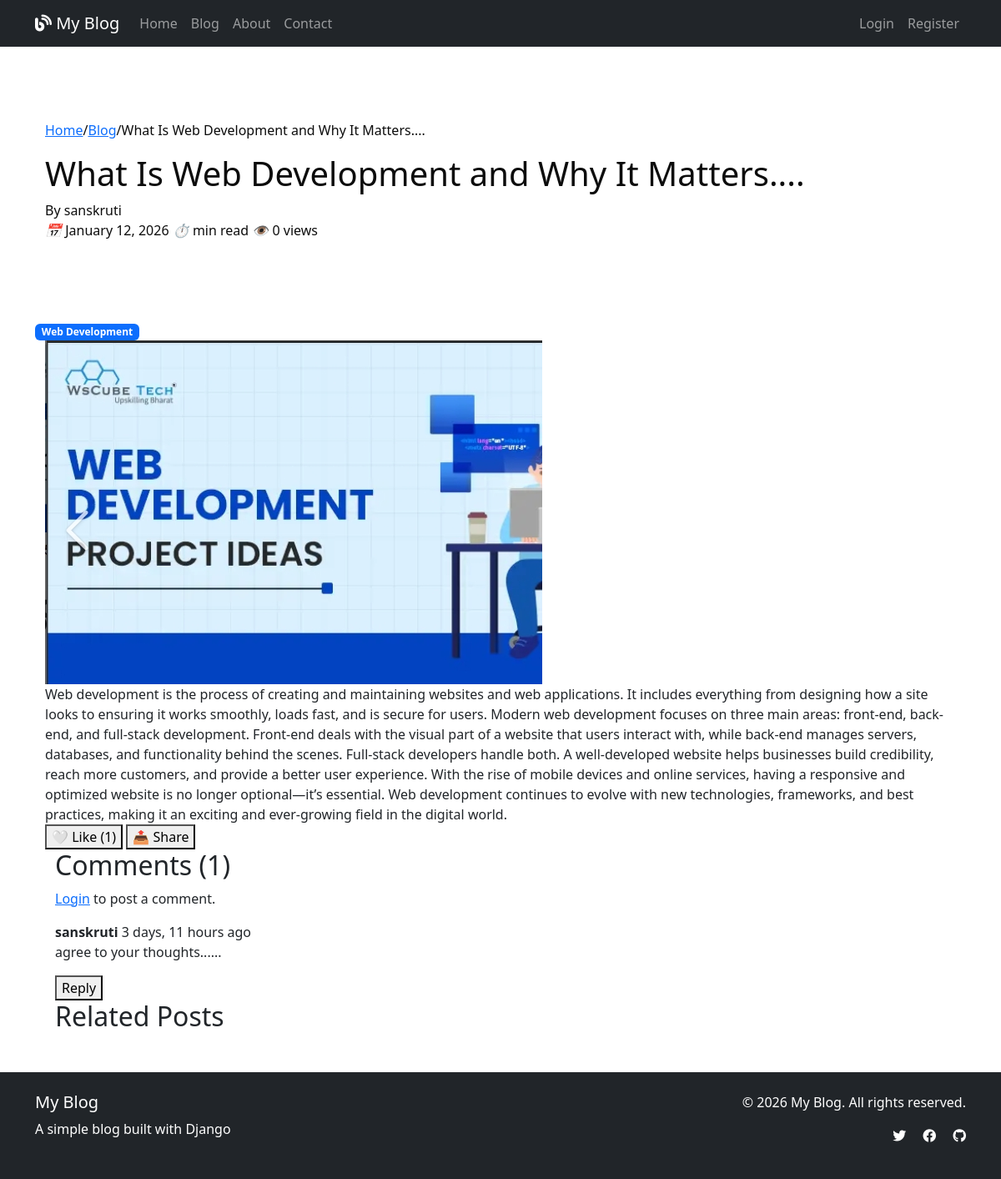
The app's page /blog/post/what-is-web-development-and-why-it-matters-d8c3cc31/ with its own data.
### blog/models.py (models this page shows, shortened)
class Post(models.Model):
    STATUS_CHOICES = [
        ('draft', 'Draft'),
        ('published', 'Published'),
    ]
    title = models.CharField(max_length=200)
    slug = models.SlugField(unique_for_date='publish_date', blank=True)
    author = models.ForeignKey(User, on_delete=models.CASCADE, related_name='blog_posts')
    content = models.TextField()
    excerpt = models.TextField(max_length=300, blank=True)
    category = models.ForeignKey(Category, on_delete=models.SET_NULL, null=True, blank=True, related_name='posts')
    tags = models.ManyToManyField(Tag, related_name='posts', blank=True)
    created_date = models.DateTimeField(auto_now_add=True)
    updated_date = models.DateTimeField(auto_now=True)
    publish_date = models.DateTimeField(default=timezone.now)
    status = models.CharField(max_length=10, choices=STATUS_CHOICES, default='draft')
    featured = models.BooleanField(default=False)
    image = models.ImageField(upload_to='blog_images/', blank=True, null=True)
    meta_title = models.CharField(max_length=200, blank=True)
    meta_description = models.CharField(max_length=300, blank=True)
    views = models.PositiveIntegerField(default=0)
    likes = models.ManyToManyField(
        User,
        related_name='post_likes',
        blank=True)
    class Meta:
        ordering = ['-publish_date']
        indexes = [
            models.Index(fields=['publish_date', 'status']),
            models.Index(fields=['slug']),
            models.Index(fields=['author']),
        ]

class Category(models.Model):
    name = models.CharField(max_length=100)
    slug = models.SlugField(unique=True)
    description = models.TextField(blank=True)
    def get_absolute_url(self):
        return reverse('category_posts', kwargs={'slug': self.slug})

### comments/models.py (models this page shows, shortened)
class Comment(models.Model):
    post = models.ForeignKey('blog.Post', on_delete=models.CASCADE,
                             related_name='comments')
    author = models.ForeignKey(User, on_delete=models.CASCADE)
    content = models.TextField()
    created_date = models.DateTimeField(auto_now_add=True)
    updated_date = models.DateTimeField(auto_now=True)
    active = models.BooleanField(default=True)
    class Meta:
        ordering = ['created_date']

### blog/views.py (the view)
# urls.py: path('post/<slug:slug>/', views.post_detail, name='post_detail'),
def post_detail(request, slug):
    post = get_object_or_404(Post, slug=slug)
    if request.method == 'POST':
        form = CommentForm(request.POST)
        if form.is_valid():
            comment = form.save(commit=False)
            comment.post = post
            comment.author = request.user
            comment.save()
            messages.success(request, 'Comment added!')
            return redirect('post_detail', slug=post.slug)
    else:
        form = CommentForm()
    comments = post.comments.filter(active=True)
    context = {
        'post': post,
        'comments': comments,
        'form': form,
    }
    return render(request, 'blog/post_detail.html', context)

### blog/context_processors.py (called while the page is built)
def categories(request):
    return {
        'categories': Category.objects.all()
    }

### templates/blog/post_detail.html (shortened to what this page needs)
{% extends 'base.html' %}
{% block content %}
<header class="post-header">
    <div class="container">
        <div class="breadcrumb">
            <a href="{% url 'home' %}">Home</a> /
            <a href="{% url 'post_list' %}">Blog</a> /
            <span>{{ post.title }}</span>
        </div>
        <h1>{{ post.title }}</h1>
        <div class="post-meta-large">
            <div class="author-info">
                <span>By {{ post.author.username }}</span>
            </div>
            <div class="meta-details">
                <span><i>📅</i> {{ post.publish_date|date:"F d, Y" }}</span>
                <span><i>⏱️</i> {{ post.read_time }} min read</span>
                <span><i>👁️</i> {{ post.views }} views</span>
            </div>
        </div>
    </div>
</header>
{% if post.category %}
<span class="post-category">
    <a href="{{ post.category.get_absolute_url }}" class="badge bg-primary text-decoration-none">
        {{ post.category.name }}
    </a>
</span>
{% endif %}
<article class="post-content-full container">
    {% if post.image %}
    <div class="featured-image">
        <img src="{{ post.image.url }}" alt="{{ post.title }}">
    </div>
    {% endif %}
    <div class="post-body">
        {{ post.content|safe }}
    </div>
   <div class="post-actions">
    <form method="post" action="{% url 'like_post' post.slug %}" class="d-inline">
        <button type="submit" class="btn-like">
            {% if user.is_authenticated and user in post.likes.all %}
                ❤️ Unlike ({{ post.likes.count }})
            {% else %}
                🤍 Like ({{ post.likes.count }})
            {% endif %}
        </button>
    </form>
    <button class="btn-share" onclick="sharePost('{{ post.title|escapejs }}')">
        📤 Share
    </button>
</div>
<section class="comments-section container">
    <h2>Comments ({{ post.comments.count }})</h2>
    {% if user.is_authenticated %}
    <form class="comment-form" method="POST" action="{% url 'add_comment' post.slug %}">
        {% csrf_token %}
        <textarea name="content" placeholder="Write your comment..." required></textarea>
        <input type="hidden" name="parent_id" id="parent_id">
        <button type="submit" class="btn btn-primary">Post Comment</button>
    </form>
    {% else %}
    <p class="login-prompt">
        <a href="{% url 'login' %}">Login</a> to post a comment.
    </p>
    {% endif %}
    <div class="comments-list">
        {% for comment in comments %}
        <div class="comment" id="comment-{{ comment.id }}">
            <div class="comment-header">
                <strong>{{ comment.author.username }}</strong>
                <span class="comment-date">{{ comment.created_date|timesince }} ago</span>
            </div>
            <div class="comment-body">
                {{ comment.content|linebreaks }}
            </div>
            <div class="comment-actions">
                <button class="btn-reply" data-comment-id="{{ comment.id }}">Reply</button>
            </div>
        </div>
        {% empty %}
        <p class="no-comments">No comments yet. Be the first to comment!</p>
        {% endfor %}
    </div>
</section>
<section class="related-posts container">
    <h2>Related Posts</h2>
</section>
{% endblock %}

### templates/base.html (shortened to what this page needs)
{% load static %}
<!DOCTYPE html>
<html lang="en">
<head>
    <link href="https://cdn.jsdelivr.net/npm/bootstrap@5.3.0/dist/css/bootstrap.min.css" rel="stylesheet">
    <link rel="stylesheet" href="https://cdnjs.cloudflare.com/ajax/libs/font-awesome/6.4.0/css/all.min.css">
    <link rel="stylesheet" href="{% static 'css/style.css' %}">
</head>
<body>
    <nav class="navbar navbar-expand-lg navbar-dark bg-dark">
        <div class="container">
            <a class="navbar-brand" href="{% url 'home' %}">
                <i class="fas fa-blog"></i> My Blog
            </a>
            <div class="collapse navbar-collapse" id="navbarNav">
                <ul class="navbar-nav me-auto">
                    <li class="nav-item">
                        <a class="nav-link" href="{% url 'home' %}">Home</a>
                    </li>
                    <li class="nav-item">
                        <a class="nav-link" href="{% url 'post_list' %}">Blog</a>
                    </li>
                    <li class="nav-item">
                        <a class="nav-link" href="{% url 'about' %}">About</a>
                    </li>
                    <li class="nav-item">
                        <a class="nav-link" href="{% url 'contact' %}">Contact</a>
                    </li>
                </ul>
                <ul class="navbar-nav">
                    {% if user.is_authenticated %}
                        <li class="nav-item dropdown">
                            <a class="nav-link dropdown-toggle" href="#" id="navbarDropdown" role="button" data-bs-toggle="dropdown">
                                <i class="fas fa-user"></i> {{ user.username }}
                            </a>
                            <ul class="dropdown-menu">
                                <li><a class="dropdown-item" href="{% url 'profile' %}">Profile</a></li>
                                <li><a class="dropdown-item" href="{% url 'post_create' %}">New Post</a></li>
                                {% if user.is_staff %}
                                <li><a class="dropdown-item" href="{% url 'admin:index' %}">Admin</a></li>
                                {% endif %}
                                <li><hr class="dropdown-divider"></li>
                                <li><a class="dropdown-item" href="{% url 'logout' %}">Logout</a></li>
                            </ul>
                        </li>
                    {% else %}
                        <li class="nav-item">
                            <a class="nav-link" href="{% url 'login' %}">Login</a>
                        </li>
                        <li class="nav-item">
                            <a class="nav-link" href="{% url 'register' %}">Register</a>
                        </li>
                    {% endif %}
                </ul>
            </div>
        </div>
    </nav>
    <main class="container mt-4">
        {% block content %}{% endblock %}
    </main>
    <footer class="bg-dark text-white mt-5 py-4">
        <div class="container">
            <div class="row">
                <div class="col-md-6">
                    <h5>My Blog</h5>
                    <p>A simple blog built with Django</p>
                </div>
                <div class="col-md-6 text-end">
                    <p>&copy; {% now "Y" %} My Blog. All rights reserved.</p>
                    <p>
                        <a href="#" class="text-white me-3"><i class="fab fa-twitter"></i></a>
                        <a href="#" class="text-white me-3"><i class="fab fa-facebook"></i></a>
                        <a href="#" class="text-white"><i class="fab fa-github"></i></a>
                    </p>
                </div>
            </div>
        </div>
    </footer>
</body>
</html>

### templates/blog/post_detail.html (style rules this page uses)
.post-header { background: linear-gradient(135deg, var(--primary-color), var(--secondary-color)); color: rgb(12, 12, 12); padding: 4rem 0; margin-bottom: 2rem; }

### records on screen
Post: title "What Is Web Development and Why It Matters....", author.username "sanskruti", publish_date "January 12, 2026", views "0", category.name "Web Development", image (picture), content "Web development is the process of creating and maintaining websites and web applications. It includes everything from designing how a site looks to ensuring it works smoothly, loads fast, and is secure for users. Modern web development focuses on three main areas: front-end, back-end, and full-stack development. Front-end deals with the visual part of a website that users interact with, while back-end manages servers, databases, and functionality behind the scenes. Full-stack developers handle both. A well-developed website helps businesses build credibility, reach more customers, and provide a better user experience. With the rise of mobile devices and online services, having a responsive…", likes.count "1", comments.count "1"
Comment: author.username "sanskruti", created_date "3 days, 11 hours", content "agree to your thoughts......"
